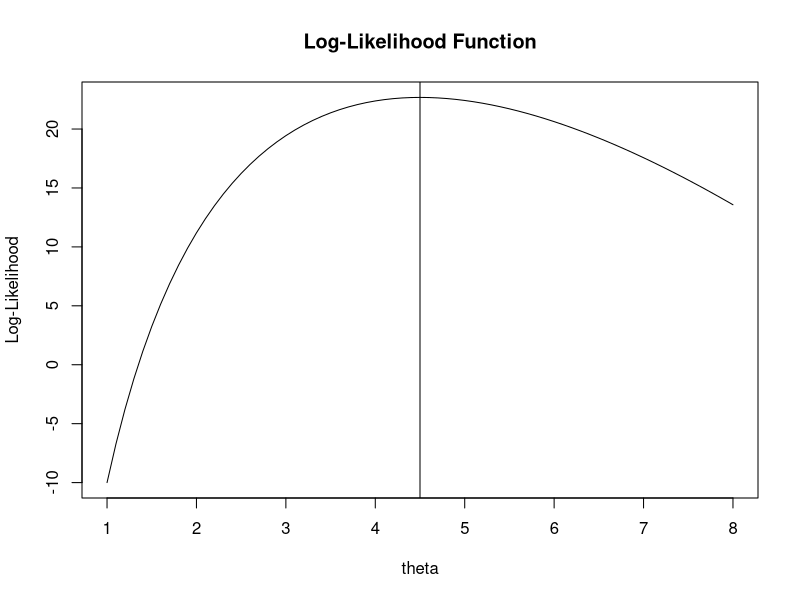

This chart was generated by the following R code:
## ---- chunk 1
knitr::opts_chunk$set(echo = TRUE)
## ---- chunk 2
# Simulating a Poisson-distributed sample
set.seed(123)
theta_true <- 4
n_samples <- 10
sample_data <- rpois(n_samples, theta_true)

sample_data
## ---- chunk 3
log_likelihood <- function(theta, data) {
  sum(data)*log(theta)-length(data)*theta
}

theta_seq <- seq(1, 8, by = 0.1)
ll_values <- sapply(theta_seq, log_likelihood, data = sample_data)

plot(theta_seq, ll_values, type = "l", main = "Log-Likelihood Function", xlab = "theta", ylab = "Log-Likelihood")

MLE <- mean(sample_data)
abline(v = MLE)
## ---- chunk 4
opt1 <-optimize(f=log_likelihood, data = sample_data, interval=c(0,7),maximum=TRUE) 

optimiser <- opt1$maximum

cat("The MLE for theta is:", MLE, "\n")
cat("The optimiser for the log-likelihood is", optimiser, "\n")

